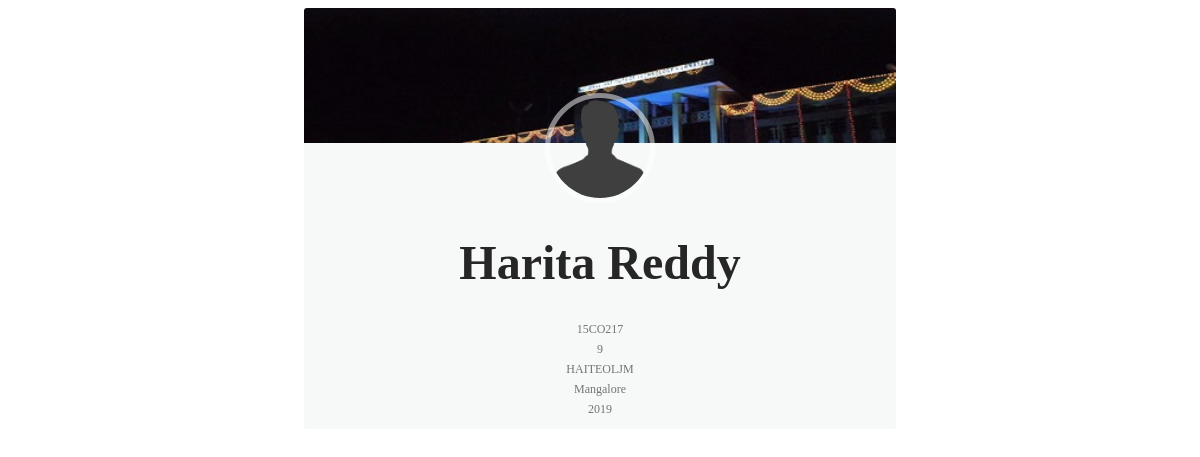
The app's page /alumni_tracker/search/display/15CO217/, older data.
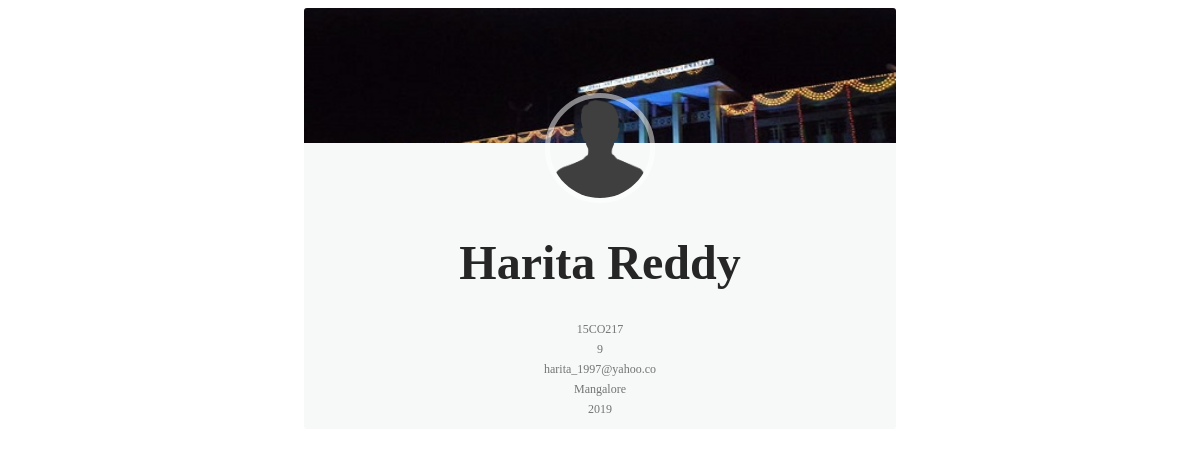
The same page, newer data.
### alumni_tracker/models.py (models this page shows, shortened)
class Alumnus(models.Model):
	alumni_name = models.CharField(max_length=100)
	roll_no = models.CharField(max_length=7,primary_key=True)
	present_city = models.ForeignKey(Location,on_delete=models.SET_NULL,null=True)
	email_id = models.CharField(max_length=20,null=True)
	dept_code = models.ForeignKey(Department,on_delete=models.SET_NULL,null=True)
	grad_year = models.IntegerField()
	cgpa = models.IntegerField()

class Location(models.Model):
	city = models.CharField(max_length=30,primary_key=True)
	country = models.CharField(max_length=30)
	def __str__(self):
		return self.city

### alumni_tracker/views.py (the view)
# urls.py: url(r'^search/display/(?P<pk>[0-9]+[A-Z]+[0-9]+)/$', views.DetailView.as_view(), name='details'),
class DetailView(generic.DetailView):
	model = Alumnus
	template_name = 'alumni_tracker/details.html'
	context_object_name = 'alumnus'

### alumni_tracker/templates/alumni_tracker/details.html (shortened to what this page needs)
{% load staticfiles %}
<head>
		<link rel="stylesheet" type="text/css" href="{% static 'alumni_tracker/details.css' %}">
		<link rel="stylesheet" type="text/css" href="{% static 'alumni_tracker/font-awesome.min.css' %}">
	</head>
<body>
<div class="container">
	<div class="row">
		<div class="col-lg-3 col-sm-6">
            <div class="card hovercard">
                <div class="cardheader">
                </div>
                <div class="avatar">
                    <img src="images/alumnus.png">
                </div>
                <div class="info">
                    <div class="title">
                        <h1 target="_blank" href="">{{alumnus.alumni_name}}</h1>
                    </div>
                    <div class="desc">{{alumnus.roll_no}}</div>
                    <div class="desc">{{alumnus.cgpa}}</div>
                    <div class="desc">{{alumnus.email_id}}</div>
                    <div class="desc">{{alumnus.present_city}}</div>
                    <div class="desc">{{alumnus.grad_year}}</div>
                </div>
            </div>
        </div>
	</div>
</div>
</body>

### alumni_tracker/static/alumni_tracker/details.css (style rules this page uses)
.card { padding-top: 20px; margin: 10px 0 20px 0; background-color: rgba(214, 224, 226, 0.2); border-top-width: 0; border-bottom-width: 2px; -webkit-border-radius: 3px; -moz-border-radius: 3px; border-radius: 3px; -webkit-box-shadow: none; -moz-box-shadow: none; box-shadow: none; -webkit-box-sizing: border-box; -moz-box-sizing: border-box; box-sizing: border-box; }
.card.hovercard { position: relative; padding-top: 0; overflow: hidden; text-align: center; background-color: rgba(214, 224, 226, 0.2); width : 50%; margin : 0px auto; }
.card.hovercard .cardheader { background: url("images/profileback.jpg"); background-size: cover; height: 135px; }
.card.hovercard .avatar { position: relative; top: -50px; margin-bottom: -50px; }
.card.hovercard .avatar img { width: 100px; height: 100px; max-width: 100px; max-height: 100px; -webkit-border-radius: 50%; -moz-border-radius: 50%; border-radius: 50%; border: 5px solid rgba(255,255,255,0.5); }
.card.hovercard .info { padding: 4px 8px 10px; }
.card.hovercard .info .title { margin-bottom: 4px; font-size: 24px; line-height: 1; color: #262626; vertical-align: middle; }
.card.hovercard .info .desc { overflow: hidden; font-size: 12px; line-height: 20px; color: #737373; text-overflow: ellipsis; }

Row changes from the older to the newer data that the page shows:
changed Alumnus "Harita Reddy": email_id "HAITEOLJM" → "harita_1997@yahoo.co"
